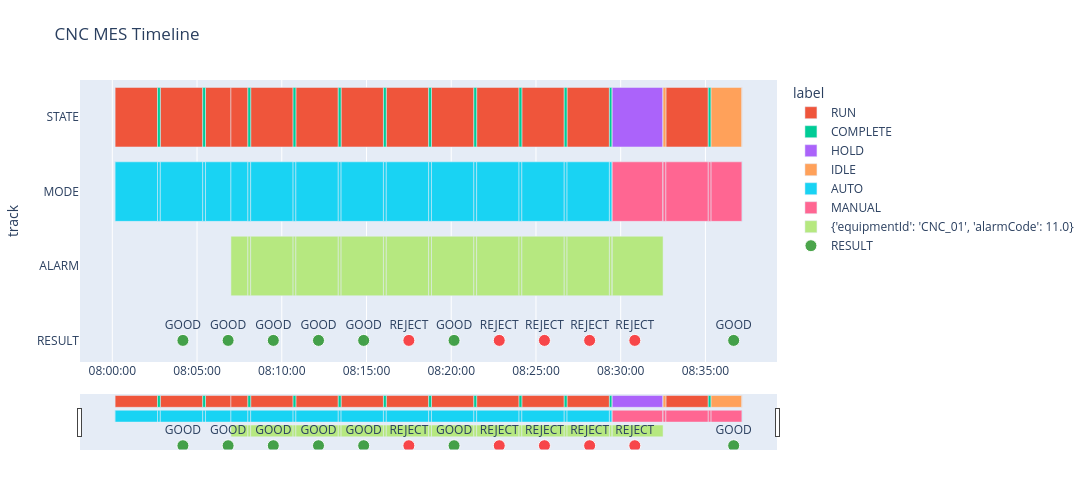

Write notebook code for a chart like this one.
### Code cell
import plotly.express as px
import plotly.graph_objects as go

# timeline 막대 생성 (STATE / MODE / ALARM)
fig = px.timeline(
    df_tracks[df_tracks["track"].isin(["STATE","MODE","ALARM"])],
    x_start="start",
    x_end="end",
    y="track",
    color="label",
    hover_data=["label","mode","alarm"],
    title="CNC MES Timeline"
)

fig.update_yaxes(autorange="reversed")
fig.update_layout(
    height=500,
    width=1500,
    margin=dict(l=50, r=50, t=80, b=50)
)
fig.update_xaxes(
    rangeslider_visible=True,
    showgrid=True,
    tickformat="%H:%M:%S",
    hoverformat="%Y-%m-%d %H:%M:%S"
)

# RESULT 포인트 추가 (GOOD/REJECT 구분만)
df_result = df_tracks[df_tracks["track"] == "RESULT"]
if not df_result.empty:
    fig.add_trace(
        go.Scatter(
            x=df_result["start"].tolist(),
            y=df_result["track"].tolist(),
            mode="markers+text",
            marker=dict(
                size=df_result["marker_size"].fillna(12).tolist(),
                color=df_result["label"].map({"GOOD":"green","REJECT":"red"}).tolist()
            ),
            text=df_result["label"].tolist(),  # GOOD/REJECT 표시
            textposition="top center",
            name="RESULT",
            hovertemplate="Time: %{x}<br>Status: %{text}<extra></extra>"
        )
    )

fig.show()

### Figure 1 — Plotly figure (JSON) as saved in the notebook; plotly's stock layout.template omitted (floating-point values rounded to 4 significant figures)
{"data": [{"base": ["2026-03-03T08:00:10.000000", "2026-03-03T08:02:50.000000", "2026-03-03T08:05:30.000000", "2026-03-03T08:07:00.000000", "2026-03-03T08:08:10.000000", "2026-03-03T08:10:50.000000", "2026-03-03T08:13:30.000000", "2026-03-03T08:16:10.000000", "2026-03-03T08:18:50.000000", "2026-03-03T08:21:30.000000", "2026-03-03T08:24:10.000000", "2026-03-03T08:26:50.000000", "2026-03-03T08:32:40.000000"], "customdata": [["RUN", "AUTO", []], ["RUN", "AUTO", []], ["RUN", "AUTO", []], ["RUN", "AUTO", [{"alarmCode": 11, "equipmentId": "CNC_01"}]], ["RUN", "AUTO", [{"alarmCode": 11, "equipmentId": "CNC_01"}]], ["RUN", "AUTO", [{"alarmCode": 11, "equipmentId": "CNC_01"}]], ["RUN", "AUTO", [{"alarmCode": 11, "equipmentId": "CNC_01"}]], ["RUN", "AUTO", [{"alarmCode": 11, "equipmentId": "CNC_01"}]], ["RUN", "AUTO", [{"alarmCode": 11, "equipmentId": "CNC_01"}]], ["RUN", "AUTO", [{"alarmCode": 11, "equipmentId": "CNC_01"}]], ["RUN", "AUTO", [{"alarmCode": 11, "equipmentId": "CNC_01"}]], ["RUN", "AUTO", [{"alarmCode": 11, "equipmentId": "CNC_01"}]], ["RUN", "MANUAL", []]], "hovertemplate": "label=%{customdata[0]}<br>start=%{base}<br>end=%{x}<br>track=%{y}<br>mode=%{customdata[1]}<br>alarm=%{customdata[2]}<extra></extra>", "legendgroup": "RUN", "marker": {"color": "#EF553B", "pattern": {"shape": ""}}, "name": "RUN", "orientation": "h", "showlegend": true, "textposition": "auto", "type": "bar", "x": [150000, 150000, 90000, 60000, 150000, 150000, 150000, 150000, 150000, 150000, 150000, 150000, 150000], "xaxis": "x", "y": ["STATE", "STATE", "STATE", "STATE", "STATE", "STATE", "STATE", "STATE", "STATE", "STATE", "STATE", "STATE", "STATE"], "yaxis": "y"}, {"base": ["2026-03-03T08:02:40.000000", "2026-03-03T08:05:20.000000", "2026-03-03T08:08:00.000000", "2026-03-03T08:10:40.000000", "2026-03-03T08:13:20.000000", "2026-03-03T08:16:00.000000", "2026-03-03T08:18:40.000000", "2026-03-03T08:21:20.000000", "2026-03-03T08:24:00.000000", "2026-03-03T08:26:40.000000", "2026-03-03T08:29:20.000000", "2026-03-03T08:35:10.000000"], "customdata": [["COMPLETE", "AUTO", []], ["COMPLETE", "AUTO", []], ["COMPLETE", "AUTO", [{"alarmCode": 11, "equipmentId": "CNC_01"}]], ["COMPLETE", "AUTO", [{"alarmCode": 11, "equipmentId": "CNC_01"}]], ["COMPLETE", "AUTO", [{"alarmCode": 11, "equipmentId": "CNC_01"}]], ["COMPLETE", "AUTO", [{"alarmCode": 11, "equipmentId": "CNC_01"}]], ["COMPLETE", "AUTO", [{"alarmCode": 11, "equipmentId": "CNC_01"}]], ["COMPLETE", "AUTO", [{"alarmCode": 11, "equipmentId": "CNC_01"}]], ["COMPLETE", "AUTO", [{"alarmCode": 11, "equipmentId": "CNC_01"}]], ["COMPLETE", "AUTO", [{"alarmCode": 11, "equipmentId": "CNC_01"}]], ["COMPLETE", "AUTO", [{"alarmCode": 11, "equipmentId": "CNC_01"}]], ["COMPLETE", "MANUAL", []]], "hovertemplate": "label=%{customdata[0]}<br>start=%{base}<br>end=%{x}<br>track=%{y}<br>mode=%{customdata[1]}<br>alarm=%{customdata[2]}<extra></extra>", "legendgroup": "COMPLETE", "marker": {"color": "#00cc96", "pattern": {"shape": ""}}, "name": "COMPLETE", "orientation": "h", "showlegend": true, "textposition": "auto", "type": "bar", "x": [10000, 10000, 10000, 10000, 10000, 10000, 10000, 10000, 10000, 10000, 10000, 10000], "xaxis": "x", "y": ["STATE", "STATE", "STATE", "STATE", "STATE", "STATE", "STATE", "STATE", "STATE", "STATE", "STATE", "STATE"], "yaxis": "y"}, {"base": ["2026-03-03T08:29:30.000000", "2026-03-03T08:29:30.000000", "2026-03-03T08:32:30.000000"], "customdata": [["HOLD", "AUTO", [{"alarmCode": 11, "equipmentId": "CNC_01"}]], ["HOLD", "MANUAL", [{"alarmCode": 11, "equipmentId": "CNC_01"}]], ["HOLD", "MANUAL", []]], "hovertemplate": "label=%{customdata[0]}<br>start=%{base}<br>end=%{x}<br>track=%{y}<br>mode=%{customdata[1]}<br>alarm=%{customdata[2]}<extra></extra>", "legendgroup": "HOLD", "marker": {"color": "#ab63fa", "pattern": {"shape": ""}}, "name": "HOLD", "orientation": "h", "showlegend": true, "textposition": "auto", "type": "bar", "x": [0, 180000, 0], "xaxis": "x", "y": ["STATE", "STATE", "STATE"], "yaxis": "y"}, {"base": ["2026-03-03T08:32:30.000000", "2026-03-03T08:35:20.000000", "2026-03-03T08:37:09.000000"], "customdata": [["IDLE", "MANUAL", []], ["IDLE", "MANUAL", []], ["IDLE", "AUTO", []]], "hovertemplate": "label=%{customdata[0]}<br>start=%{base}<br>end=%{x}<br>track=%{y}<br>mode=%{customdata[1]}<br>alarm=%{customdata[2]}<extra></extra>", "legendgroup": "IDLE", "marker": {"color": "#FFA15A", "pattern": {"shape": ""}}, "name": "IDLE", "orientation": "h", "showlegend": true, "textposition": "auto", "type": "bar", "x": [10000, 109000, 1000], "xaxis": "x", "y": ["STATE", "STATE", "STATE"], "yaxis": "y"}, {"base": ["2026-03-03T08:00:09.000000", "2026-03-03T08:00:10.000000", "2026-03-03T08:02:40.000000", "2026-03-03T08:02:50.000000", "2026-03-03T08:05:20.000000", "2026-03-03T08:05:30.000000", "2026-03-03T08:07:00.000000", "2026-03-03T08:08:00.000000", "2026-03-03T08:08:10.000000", "2026-03-03T08:10:40.000000", "2026-03-03T08:10:50.000000", "2026-03-03T08:13:20.000000", "2026-03-03T08:13:30.000000", "2026-03-03T08:16:00.000000", "2026-03-03T08:16:10.000000", "2026-03-03T08:18:40.000000", "2026-03-03T08:18:50.000000", "2026-03-03T08:21:20.000000", "2026-03-03T08:21:30.000000", "2026-03-03T08:24:00.000000", "2026-03-03T08:24:10.000000", "2026-03-03T08:26:40.000000", "2026-03-03T08:26:50.000000", "2026-03-03T08:29:20.000000", "2026-03-03T08:29:30.000000", "2026-03-03T08:37:09.000000"], "customdata": [["AUTO", "AUTO", []], ["AUTO", "AUTO", []], ["AUTO", "AUTO", []], ["AUTO", "AUTO", []], ["AUTO", "AUTO", []], ["AUTO", "AUTO", []], ["AUTO", "AUTO", [{"alarmCode": 11, "equipmentId": "CNC_01"}]], ["AUTO", "AUTO", [{"alarmCode": 11, "equipmentId": "CNC_01"}]], ["AUTO", "AUTO", [{"alarmCode": 11, "equipmentId": "CNC_01"}]], ["AUTO", "AUTO", [{"alarmCode": 11, "equipmentId": "CNC_01"}]], ["AUTO", "AUTO", [{"alarmCode": 11, "equipmentId": "CNC_01"}]], ["AUTO", "AUTO", [{"alarmCode": 11, "equipmentId": "CNC_01"}]], ["AUTO", "AUTO", [{"alarmCode": 11, "equipmentId": "CNC_01"}]], ["AUTO", "AUTO", [{"alarmCode": 11, "equipmentId": "CNC_01"}]], ["AUTO", "AUTO", [{"alarmCode": 11, "equipmentId": "CNC_01"}]], ["AUTO", "AUTO", [{"alarmCode": 11, "equipmentId": "CNC_01"}]], ["AUTO", "AUTO", [{"alarmCode": 11, "equipmentId": "CNC_01"}]], ["AUTO", "AUTO", [{"alarmCode": 11, "equipmentId": "CNC_01"}]], ["AUTO", "AUTO", [{"alarmCode": 11, "equipmentId": "CNC_01"}]], ["AUTO", "AUTO", [{"alarmCode": 11, "equipmentId": "CNC_01"}]], ["AUTO", "AUTO", [{"alarmCode": 11, "equipmentId": "CNC_01"}]], ["AUTO", "AUTO", [{"alarmCode": 11, "equipmentId": "CNC_01"}]], ["AUTO", "AUTO", [{"alarmCode": 11, "equipmentId": "CNC_01"}]], ["AUTO", "AUTO", [{"alarmCode": 11, "equipmentId": "CNC_01"}]], ["AUTO", "AUTO", [{"alarmCode": 11, "equipmentId": "CNC_01"}]], ["AUTO", "AUTO", []]], "hovertemplate": "label=%{customdata[0]}<br>start=%{base}<br>end=%{x}<br>track=%{y}<br>mode=%{customdata[1]}<br>alarm=%{customdata[2]}<extra></extra>", "legendgroup": "AUTO", "marker": {"color": "#19d3f3", "pattern": {"shape": ""}}, "name": "AUTO", "orientation": "h", "showlegend": true, "textposition": "auto", "type": "bar", "x": [1000, 150000, 10000, 150000, 10000, 90000, 60000, 10000, 150000, 10000, 150000, 10000, 150000, 10000, 150000, 10000, 150000, 10000, 150000, 10000, 150000, 10000, 150000, 10000, 0, 1000], "xaxis": "x", "y": ["MODE", "MODE", "MODE", "MODE", "MODE", "MODE", "MODE", "MODE", "MODE", "MODE", "MODE", "MODE", "MODE", "MODE", "MODE", "MODE", "MODE", "MODE", "MODE", "MODE", "MODE", "MODE", "MODE", "MODE", "MODE", "MODE"], "yaxis": "y"}, {"base": ["2026-03-03T08:29:30.000000", "2026-03-03T08:32:30.000000", "2026-03-03T08:32:30.000000", "2026-03-03T08:32:40.000000", "2026-03-03T08:35:10.000000", "2026-03-03T08:35:20.000000"], "customdata": [["MANUAL", "MANUAL", [{"alarmCode": 11, "equipmentId": "CNC_01"}]], ["MANUAL", "MANUAL", []], ["MANUAL", "MANUAL", []], ["MANUAL", "MANUAL", []], ["MANUAL", "MANUAL", []], ["MANUAL", "MANUAL", []]], "hovertemplate": "label=%{customdata[0]}<br>start=%{base}<br>end=%{x}<br>track=%{y}<br>mode=%{customdata[1]}<br>alarm=%{customdata[2]}<extra></extra>", "legendgroup": "MANUAL", "marker": {"color": "#FF6692", "pattern": {"shape": ""}}, "name": "MANUAL", "orientation": "h", "showlegend": true, "textposition": "auto", "type": "bar", "x": [180000, 0, 10000, 150000, 10000, 109000], "xaxis": "x", "y": ["MODE", "MODE", "MODE", "MODE", "MODE", "MODE"], "yaxis": "y"}, {"base": ["2026-03-03T08:07:00.000000", "2026-03-03T08:08:00.000000", "2026-03-03T08:08:10.000000", "2026-03-03T08:10:40.000000", "2026-03-03T08:10:50.000000", "2026-03-03T08:13:20.000000", "2026-03-03T08:13:30.000000", "2026-03-03T08:16:00.000000", "2026-03-03T08:16:10.000000", "2026-03-03T08:18:40.000000", "2026-03-03T08:18:50.000000", "2026-03-03T08:21:20.000000", "2026-03-03T08:21:30.000000", "2026-03-03T08:24:00.000000", "2026-03-03T08:24:10.000000", "2026-03-03T08:26:40.000000", "2026-03-03T08:26:50.000000", "2026-03-03T08:29:20.000000", "2026-03-03T08:29:30.000000", "2026-03-03T08:29:30.000000"], "customdata": [["{'equipmentId': 'CNC_01', 'alarmCode': 11.0}", "AUTO", [{"alarmCode": 11, "equipmentId": "CNC_01"}]], ["{'equipmentId': 'CNC_01', 'alarmCode': 11.0}", "AUTO", [{"alarmCode": 11, "equipmentId": "CNC_01"}]], ["{'equipmentId': 'CNC_01', 'alarmCode': 11.0}", "AUTO", [{"alarmCode": 11, "equipmentId": "CNC_01"}]], ["{'equipmentId': 'CNC_01', 'alarmCode': 11.0}", "AUTO", [{"alarmCode": 11, "equipmentId": "CNC_01"}]], ["{'equipmentId': 'CNC_01', 'alarmCode': 11.0}", "AUTO", [{"alarmCode": 11, "equipmentId": "CNC_01"}]], ["{'equipmentId': 'CNC_01', 'alarmCode': 11.0}", "AUTO", [{"alarmCode": 11, "equipmentId": "CNC_01"}]], ["{'equipmentId': 'CNC_01', 'alarmCode': 11.0}", "AUTO", [{"alarmCode": 11, "equipmentId": "CNC_01"}]], ["{'equipmentId': 'CNC_01', 'alarmCode': 11.0}", "AUTO", [{"alarmCode": 11, "equipmentId": "CNC_01"}]], ["{'equipmentId': 'CNC_01', 'alarmCode': 11.0}", "AUTO", [{"alarmCode": 11, "equipmentId": "CNC_01"}]], ["{'equipmentId': 'CNC_01', 'alarmCode': 11.0}", "AUTO", [{"alarmCode": 11, "equipmentId": "CNC_01"}]], ["{'equipmentId': 'CNC_01', 'alarmCode': 11.0}", "AUTO", [{"alarmCode": 11, "equipmentId": "CNC_01"}]], ["{'equipmentId': 'CNC_01', 'alarmCode': 11.0}", "AUTO", [{"alarmCode": 11, "equipmentId": "CNC_01"}]], ["{'equipmentId': 'CNC_01', 'alarmCode': 11.0}", "AUTO", [{"alarmCode": 11, "equipmentId": "CNC_01"}]], ["{'equipmentId': 'CNC_01', 'alarmCode': 11.0}", "AUTO", [{"alarmCode": 11, "equipmentId": "CNC_01"}]], ["{'equipmentId': 'CNC_01', 'alarmCode': 11.0}", "AUTO", [{"alarmCode": 11, "equipmentId": "CNC_01"}]], ["{'equipmentId': 'CNC_01', 'alarmCode': 11.0}", "AUTO", [{"alarmCode": 11, "equipmentId": "CNC_01"}]], ["{'equipmentId': 'CNC_01', 'alarmCode': 11.0}", "AUTO", [{"alarmCode": 11, "equipmentId": "CNC_01"}]], ["{'equipmentId': 'CNC_01', 'alarmCode': 11.0}", "AUTO", [{"alarmCode": 11, "equipmentId": "CNC_01"}]], ["{'equipmentId': 'CNC_01', 'alarmCode': 11.0}", "AUTO", [{"alarmCode": 11, "equipmentId": "CNC_01"}]], ["{'equipmentId': 'CNC_01', 'alarmCode': 11.0}", "MANUAL", [{"alarmCode": 11, "equipmentId": "CNC_01"}]]], "hovertemplate": "label=%{customdata[0]}<br>start=%{base}<br>end=%{x}<br>track=%{y}<br>mode=%{customdata[1]}<br>alarm=%{customdata[2]}<extra></extra>", "legendgroup": "{'equipmentId': 'CNC_01', 'alarmCode': 11.0}", "marker": {"color": "#B6E880", "pattern": {"shape": ""}}, "name": "{'equipmentId': 'CNC_01', 'alarmCode': 11.0}", "orientation": "h", "showlegend": true, "textposition": "auto", "type": "bar", "x": [60000, 10000, 150000, 10000, 150000, 10000, 150000, 10000, 150000, 10000, 150000, 10000, 150000, 10000, 150000, 10000, 150000, 10000, 0, 180000], "xaxis": "x", "y": ["ALARM", "ALARM", "ALARM", "ALARM", "ALARM", "ALARM", "ALARM", "ALARM", "ALARM", "ALARM", "ALARM", "ALARM", "ALARM", "ALARM", "ALARM", "ALARM", "ALARM", "ALARM", "ALARM", "ALARM"], "yaxis": "y"}, {"hovertemplate": "Time: %{x}<br>Status: %{text}<extra></extra>", "marker": {"color": ["green", "green", "green", "green", "green", "red", "green", "red", "red", "red", "red", "green"], "size": [12, 12, 12, 12, 12, 12, 12, 12, 12, 12, 12, 12]}, "mode": "markers+text", "name": "RESULT", "text": ["GOOD", "GOOD", "GOOD", "GOOD", "GOOD", "REJECT", "GOOD", "REJECT", "REJECT", "REJECT", "REJECT", "GOOD"], "textposition": "top center", "type": "scatter", "x": ["2026-03-03T08:04:10+00:00", "2026-03-03T08:06:50+00:00", "2026-03-03T08:09:30+00:00", "2026-03-03T08:12:10+00:00", "2026-03-03T08:14:50+00:00", "2026-03-03T08:17:30+00:00", "2026-03-03T08:20:10+00:00", "2026-03-03T08:22:50+00:00", "2026-03-03T08:25:30+00:00", "2026-03-03T08:28:10+00:00", "2026-03-03T08:30:50+00:00", "2026-03-03T08:36:40+00:00"], "y": ["RESULT", "RESULT", "RESULT", "RESULT", "RESULT", "RESULT", "RESULT", "RESULT", "RESULT", "RESULT", "RESULT", "RESULT"]}], "layout": {"barmode": "overlay", "height": 500, "legend": {"title": {"text": "label"}, "tracegroupgap": 0}, "margin": {"b": 50, "l": 50, "r": 50, "t": 80}, "title": {"text": "CNC MES Timeline"}, "width": 1500, "xaxis": {"anchor": "y", "domain": [0, 1], "hoverformat": "%Y-%m-%d %H:%M:%S", "rangeslider": {"visible": true}, "showgrid": true, "tickformat": "%H:%M:%S", "type": "date"}, "yaxis": {"anchor": "x", "autorange": "reversed", "domain": [0, 1], "title": {"text": "track"}}}}
